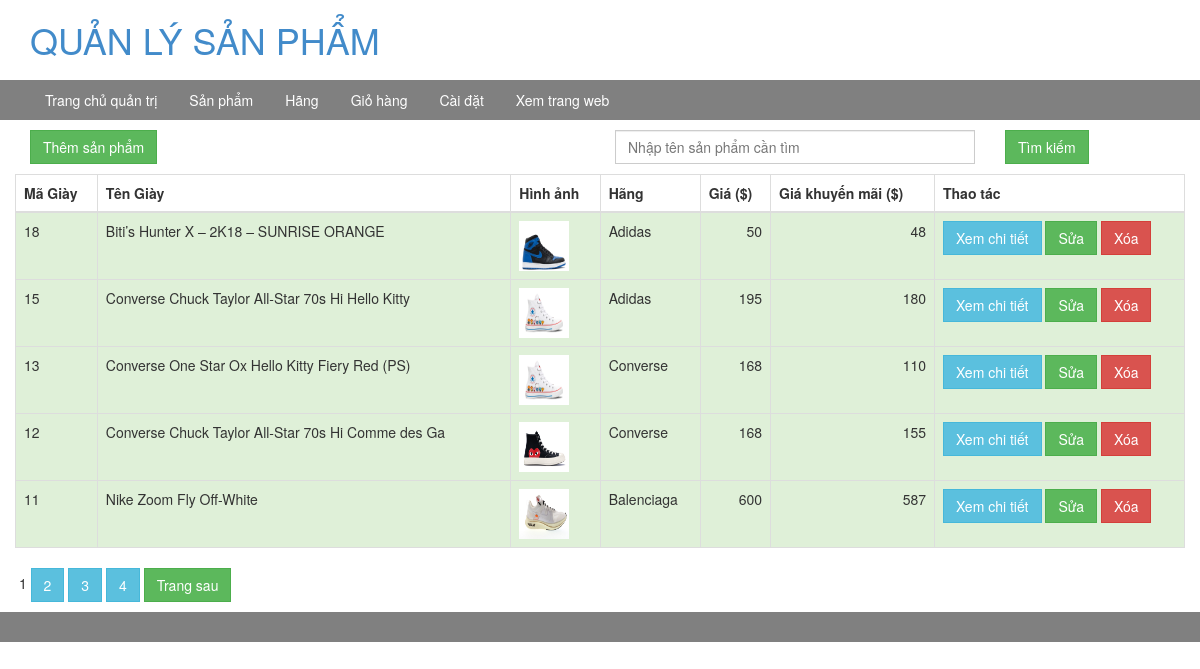
Page /admin/product.php (signed in) on the committed database.
### tables this page shows
CREATE TABLE `shoes` (
  `id_shoes` int(11) NOT NULL,
  `shoes_name` varchar(50) NOT NULL,
  `price` int(11) NOT NULL,
  `description` text NOT NULL,
  `sale_price` int(11) NOT NULL,
  `image` varchar(50) NOT NULL,
  `id_sneakers` int(11) NOT NULL
);

CREATE TABLE `sneakers` (
  `id_sneakers` int(11) NOT NULL,
  `sneakers` varchar(50) NOT NULL
);

### admin/product.php (the view, shortened to what this page needs)
<?php
    	include 'head.php';
?>
<body>
	<header>
        <div class="container">
	            <a href="#">
					<h1>QUẢN LÝ SẢN PHẨM</h1>
	            </a>
        </div>
    </header>
    <?php
    	include 'menu.php';
     ?>
    <section>
    	<div class="container">
    		<div class="row header1">
			  	<div class="col-xs-12 col-md-6">
			  		<p>
						<a href="product-add.php" class="btn btn-success">Thêm sản phẩm</a>
					</p>
			  	</div>
			  	<form action="search.php" method="post" name="form_search" onsubmit="return validation();">
				  	<div class="col-xs-6 col-md-4">
				  		<input name="keyword" type="text" class="form-control" id="exampleInputPassword1" placeholder="Nhập tên sản phẩm cần tìm">
				  	</div>
				  	<div class="col-xs-6 col-md-2">
				  		<p>
							<button type="submit" class="btn btn-success">Tìm kiếm</button>
						</p>
				  	</div>
			  	</form>
			</div>
			<div class="row">
				<table class="table table-striped table-bordered">
		              <thead>
		                <tr>
		                  <th>Mã Giày</th>
		                  <th>Tên Giày</th>
		                  <th>Hình ảnh</th>
		                  <th>Hãng</th>
		                  <th>Giá ($)</th>
		                  <th>Giá khuyến mãi ($)</th>
		                  <th>Thao tác</th>
		                </tr>
		              </thead>
		              <tbody>
		              <?php
		              	if (!isset($_GET['page'])) {
							$page = 1;
						}
						else
						{
							$page = $_REQUEST['page'];
						}
						$vitri = ($page - 1) * 5;
		              	$pdo = Database::connect();
		              	$sql1 = 'select * from shoes';
		              	if($result = $pdo->query($sql1))
						{
						    $recordnumber = $result->rowCount();
						    if ($recordnumber%5 ==0)
						    {
						    	$pagenumber = $recordnumber/5;
						    }
						    else{
						    	$pagenumber = floor($recordnumber/5) + 1;
						    }
						}
		              	$sql = 'select shoes.*, sneakers.sneakers from shoes,sneakers  where shoes.id_sneakers = sneakers.id_sneakers ORDER BY id_shoes DESC limit '.$vitri.', 5';
		              	foreach ($pdo->query($sql) as $row) {
		              		echo '<tr class="success">';
		              			echo '<td>'.$row['id_shoes'].'</td>';
		              			echo '<td>'.$row['shoes_name'].'</td>';
		              			echo  '<td>';
		              			echo '<img src="../images/products/'.$row['image'].'" class="img-responsive image_product"  alt="image product">';
		              			echo '</td>';
		              			echo '<td>'.$row['sneakers'].'</td>';
		              			echo '<td style="text-align: right;">'.number_format($row['price']).'</td>';
		              			echo '<td style="text-align: right;">'.number_format($row['sale_price']).'</td>';
		              			echo '<td width=250>';
		              			echo '<a class="btn btn-info" href="detail.php?id_shoes='.$row["id_shoes"].'">Xem chi tiết</a>';
		              			echo '<a class="btn btn-success" href="update.php?id_shoes='.$row["id_shoes"].'">Sửa</a>';
		              			echo '<a class="btn btn-danger" href="delete.php?id_shoes='.$row["id_shoes"].'">Xóa</a>';
		              			echo '</td>';
		              		echo '</tr>';
		              	}
		               ?>
		              </tbody>
	            </table>
	            <?php
					for ($i=1 ; $i<=$pagenumber ; $i++) {
						if ($i == $page) {
						       echo $i;
						}
						else {
						      echo '<a class="btn btn-info" href="product.php?page='.$i.'">'.$i.'</a>';
						}
					}
					if($page<$pagenumber){echo '<a class="btn btn-success" href="product.php?page='.($page+1).'"">Trang sau</a>';}
				?>
			</div>
    	</div>
    </section>
    <?php include"footer.php"; ?>
</body>
</html>

### admin/css/product.css (style rules this page uses)
.header1 { margin-top: 10px; }
img.image_product { height: 50px; width: 50px; }
.btn { border-radius: 0px !important; }
.form-control { border-radius: 0px !important; max-width: 500px; }

### rows in the picture
shoes: id_shoes "18", shoes_name "Biti’s Hunter X – 2K18 – SUNRISE ORANGE", image (picture), id_sneakers.sneakers "Adidas", price "50", sale_price "48"
shoes: id_shoes "15", shoes_name "Converse Chuck Taylor All-Star 70s Hi Hello Kitty", image (picture), id_sneakers.sneakers "Adidas", price "195", sale_price "180"
shoes: id_shoes "13", shoes_name "Converse One Star Ox Hello Kitty Fiery Red (PS)", image (picture), id_sneakers.sneakers "Converse", price "168", sale_price "110"
shoes: id_shoes "12", shoes_name "Converse Chuck Taylor All-Star 70s Hi Comme des Ga", image (picture), id_sneakers.sneakers "Converse", price "168", sale_price "155"
shoes: id_shoes "11", shoes_name "Nike Zoom Fly Off-White", image (picture), id_sneakers.sneakers "Balenciaga", price "600", sale_price "587"
